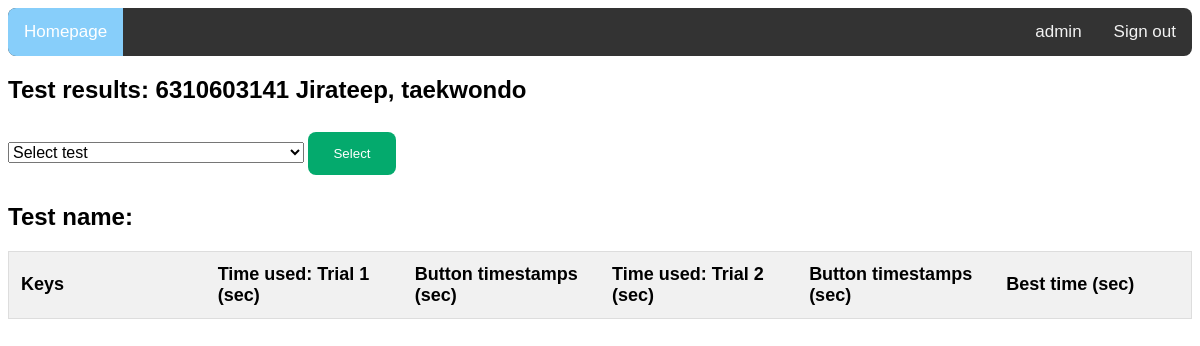
/test_result/6310603141 (signed in), run on the app's committed database.
### myapp/models.py (models this page shows, shortened)
class Person(models.Model):
    student_id = models.CharField(max_length=20, primary_key=True)
    name = models.CharField(max_length=100)
    surname = models.CharField(max_length=100)
    student_type = models.CharField(max_length=100, blank=True, null=True)
    date = models.DateField(auto_now_add=True)

### myapp/views.py (the view)
# urls.py: path('test_result/<student_id>', views.test_result),
@login_required(login_url="/sign-in")
def test_result(request, student_id):
    if request.method == 'POST':
        person = Person.objects.get(student_id=student_id)
        tcss = TestControl.objects.filter(student_id=person)
        return_dict = {}
        tcs = {}
        test_name = request.POST["test_name"]
        for tc in tcss:
            if tc.id not in tcs and tc.student_id == person:
                tcs[tc.id] = tc.test_name
            ress = TestResult.objects.filter(test_id=tc)
            for res in ress:
                if res.number_of_keys not in return_dict and tc.test_name == test_name:
                    return_dict[res.number_of_keys] = {'id':tc.test_name, 'time_1':res.time_use, 'time_2':'-', 'best_time':res.time_use, 'but_timestamp_1':res.time_per_button, 'but_timestamp_2':"-"}
                else:
                    if tc.test_name != test_name:
                        continue
                    return_dict[res.number_of_keys]['time_2'] = res.time_use
                    return_dict[res.number_of_keys]['but_timestamp_2'] = res.time_per_button
                    if res.time_use < return_dict[res.number_of_keys]['best_time'] and res.status == "pass":
                        return_dict[res.number_of_keys]['best_time'] = res.time_use
        return render(request, "test_result.html", {"all_result":return_dict, "person":person, "test_control":tcs, "test_name":{test_name:test_name}})
    else:
        person = Person.objects.get(student_id=student_id)
        tcss = TestControl.objects.all()
        tcs = {}
        for tc in tcss:
            if tc.id not in tcs and tc.student_id == person:
                tcs[tc.id] = tc.test_name
        return render(request, "test_result.html", {"person":person, "test_control":tcs})

### myapp/templates/test_result.html (shortened to what this page needs)
{% extends "base.html" %}
{% block content %}
    <h2>Test results: {{person.student_id}} {{person.name}}, {{person.student_type}}</h2>
    <form method="post">
        <div>
            <select name="test_name" id="filename" style="margin-top: 1%;">
                <option selected disabled>Select test</option>
            </select>
            <input type="submit" value="Select" class="savebtn">
        </div>
    </form>
    <h2>Test name:
    </h2>
    <table id="myTable2">
        <thead>
            <tr class="header">
                <th>Keys</th>
                <th>Time used: Trial 1 (sec)</th>
                <th title='["all LEDs off", "first button", ..., "last button"]'>Button timestamps (sec)</th>
                <th>Time used: Trial 2 (sec)</th>
                <th title='["all LEDs off", "first button", ..., "last button"]'>Button timestamps (sec)</th>
                <th>Best time (sec)</th>
            </tr>
        </thead>
    </table>
    <br>
{% endblock %}

### myapp/templates/base.html (shortened to what this page needs)
{% load static %}
<!DOCTYPE html>
<html lang="en">
<head>
    <link rel="stylesheet" href="{% static 'css/styles.css' %}">
</head>
<body>
    <div class="topnav">
        {% if user.is_authenticated %}
          <a class="active" href="/">Homepage</a>
          <a style="float: right;" href="{% url 'sign-out' %}">Sign out</a>
          <a style="float: right;">{{ user.username }}</a>
        {% else %}
          <a class="active" href="/">Homepage</a>
          <a style="float: right;" href="sign-in">Sign in</a>
        {% endif %}
    </div>
        {% block content %}
        {% endblock %}
</body>
</html>

### myapp/static/css/styles.css (style rules this page uses)
.topnav { background-color: #333; overflow: hidden; border-radius: 8px; position: sticky; top: 0; }
.topnav a { float: left; color: #f2f2f2; text-align: center; padding: 14px 16px; text-decoration: none; font-size: 17px; }
.topnav a.active { background-color: #87CEFA; color: white; }
body { font-family: Arial; }
#myTable, #myTable2 { border-collapse: collapse; width: 100%; border: 1px solid #ddd; font-size: 18px; }
#myTable2 th, #myTable2 td { text-align: left; padding: 12px; width: 14.28%; }
#myTable2 th { position: sticky; top: 48px; background-color: #f1f1f1; }
#myTable tr, #myTable2 tr { border-bottom: 1px solid #ddd; }
#myTable tr.header, #myTable tr:hover, #myTable2 tr.header, #myTable2 tr:hover { background-color: #f1f1f1; }
input[type=submit].savebtn { background-color: #04AA6D; color: white; margin: 8px 0; border: none; border-radius: 4px; cursor: pointer; border-radius: 8px; padding: 14px 25px; text-align: center; text-decoration: none; display: inline-block; }
select#filename, select#std_type { width: 25%; font-size: medium; }
option { width: 25%; }

### data on the page
Person: student_id "6310603141", name "Jirateep", student_type "taekwondo"

### other printed values
{{ user.username }} "admin"
